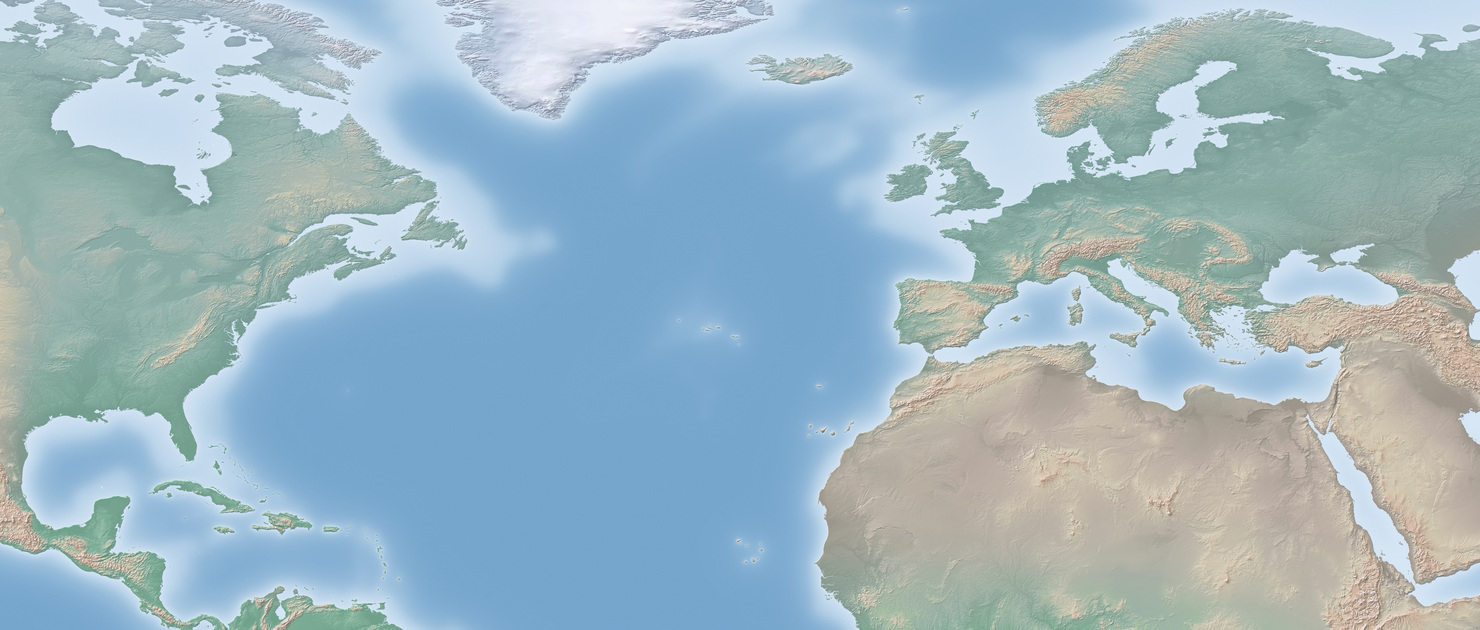
#> input picture catalog/maps/natural_earth_hypso_relief_water.jpg, 1480 x 630 px
$ python build_documentary_map_v1.py --plans
#> lines starting #> are read from the running program, lines starting #| are printed output that depends on the picture
#!/usr/bin/env python3
"""Author and render reusable native Chronon documentary map scenes.

The map base is Natural Earth's checked-in relief plate. Country borders,
route strokes, arrowheads, pins, labels, and their motion are native Chronon
RenderPlan layers. Geographic coordinates use the shared plate projection
(-100..50 longitude, 8..72 latitude), so every overlay follows the same map
camera transform.

Usage:
  python3 ChrononTemplate/tools/build_documentary_map_v1.py --plans
  python3 ChrononTemplate/tools/build_documentary_map_v1.py --render
"""
from __future__ import annotations

import argparse
import json
import math
import os
import subprocess
from pathlib import Path
from typing import Any

from PIL import Image, ImageEnhance

HERE = Path(__file__).resolve().parent
TEMPLATE = HERE.parent
WORKSPACE = TEMPLATE.parent
CHRONON = WORKSPACE / "Chronon3d"
CATALOG = TEMPLATE / "catalog"
OUT = TEMPLATE / "out/documentary_map_v1"
PLANS = TEMPLATE / "golden_plans/documentary_map_v1"
CLI_CANDIDATES = [
    CHRONON / "build/chronon/linux-video-fast-dev/apps/chronon3d_cli/chronon3d_cli",
    CHRONON / "build/chronon/linux-release-validation/apps/chronon3d_cli/chronon3d_cli",
]
CLI = Path(os.environ.get("CHRONON_CLI", str(
    next((p for p in CLI_CANDIDATES if p.is_file()), CLI_CANDIDATES[-1]))))
W, H, FPS, FRAMES = 1920, 1080, 30, 150
MAP_W, MAP_H = 1480, 630
MAP_X, MAP_Y = (W - MAP_W) / 2, (H - MAP_H) / 2
EXTENT = (-100.0, 50.0, 8.0, 72.0)  # west, east, south, north
FONT = "Chronon3d/assets/fonts/Inter-Bold.ttf"
PAPER = "#EEE9DB"
INK = "#142332"
MUTED = "#64717A"
AMBER = "#F3B85B"
CYAN = "#71D8D0"


def rgba(value: str, alpha: float = 1.0) -> list[float]:
    value = value.lstrip("#")
    return [int(value[i:i + 2], 16) / 255.0 for i in (0, 2, 4)] + [alpha]


# [157 lines left out: functions track, geo_xy, layer_map_motion, apply_motion, map_base, layer_pos and 3 more, not called in this run]


def country_paths(country: str = "France") -> list[list[tuple[float, float]]]:
    data = json.loads((CATALOG / "ne_50m_admin_0_countries.geojson").read_text())
    feature = next(f for f in data["features"]
                   if f["properties"].get("ADMIN") == country)
    geom = feature["geometry"]
    polygons = geom["coordinates"] if geom["type"] == "MultiPolygon" else [geom["coordinates"]]
    result = []
    for polygon in polygons:
        ring = polygon[0]
        if not ring:
            continue
        mean_lon = sum(p[0] for p in ring) / len(ring)
        mean_lat = sum(p[1] for p in ring) / len(ring)
        # This scene focuses on metropolitan France and Corsica.
        if not (-6.0 <= mean_lon <= 10.0 and 41.0 <= mean_lat <= 52.0):
            continue
        projected = [geo_xy(float(lon), float(lat)) for lon, lat in ring
                     if EXTENT[0] <= lon <= EXTENT[1] and EXTENT[2] <= lat <= EXTENT[3]]
        simplified = douglas_peucker(projected, 2.0)
        if len(simplified) > 3:
            result.append(simplified)
    return result


# [45 lines left out: functions segment_layer, append_boundary_segments, not called in this run]


def country_focus_plan() -> dict:
    france = country_paths()
    focus = geo_xy(2.2, 46.4)
    motion = layer_map_motion(focus, 2.05, 76)
    layers = map_base(motion, "01   /   A country takes shape through its borders.")
    append_boundary_segments(layers, france, "france-border", 58, 44,
                             focus, 2.05, 76)
    p = geo_xy(2.3522, 48.8566)
    layers.append(attach_geo({"id": "paris-marker", "type": "shape", "size": [22, 22],
                   "position": p, "start_frame": 0, "duration_frames": FRAMES,
                   "shape": {"type": "ellipse", "fill": rgba(AMBER),
                             "stroke": {"color": "#FFF0CB", "width": 3}},
                   "animation": {"tracks": [track("opacity", [(0, 0), (92, 0), (105, 1), (149, 1)])]}},
                   p, 2.05, 78, focus))
    layers.append(attach_geo(layer_pos("paris-label", p, "PARIS", PAPER, 101, 24),
                             p, 2.05, 78, focus))
    return base_plan("documentary_map_country_focus_v1", layers)


# [58 lines left out: functions route_plan, camera_shot_plan, base_plan, not called in this run]


def prepare_map_plate() -> Path:
    target = TEMPLATE / "assets/documentary_map_v1/map_plate.png"
    target.parent.mkdir(parents=True, exist_ok=True)
    source = Image.open(CATALOG / "maps/natural_earth_hypso_relief_water.jpg").convert("RGB")
#> source is the input picture: PIL image 1480x630 RGB; mean R, G, B 157.8, 183.3, 195.2
    # Slightly lower saturation and warm the plate to make the luminous linework read.
    source = ImageEnhance.Color(source).enhance(0.74)
    tint = Image.new("RGB", source.size, (230, 221, 197))
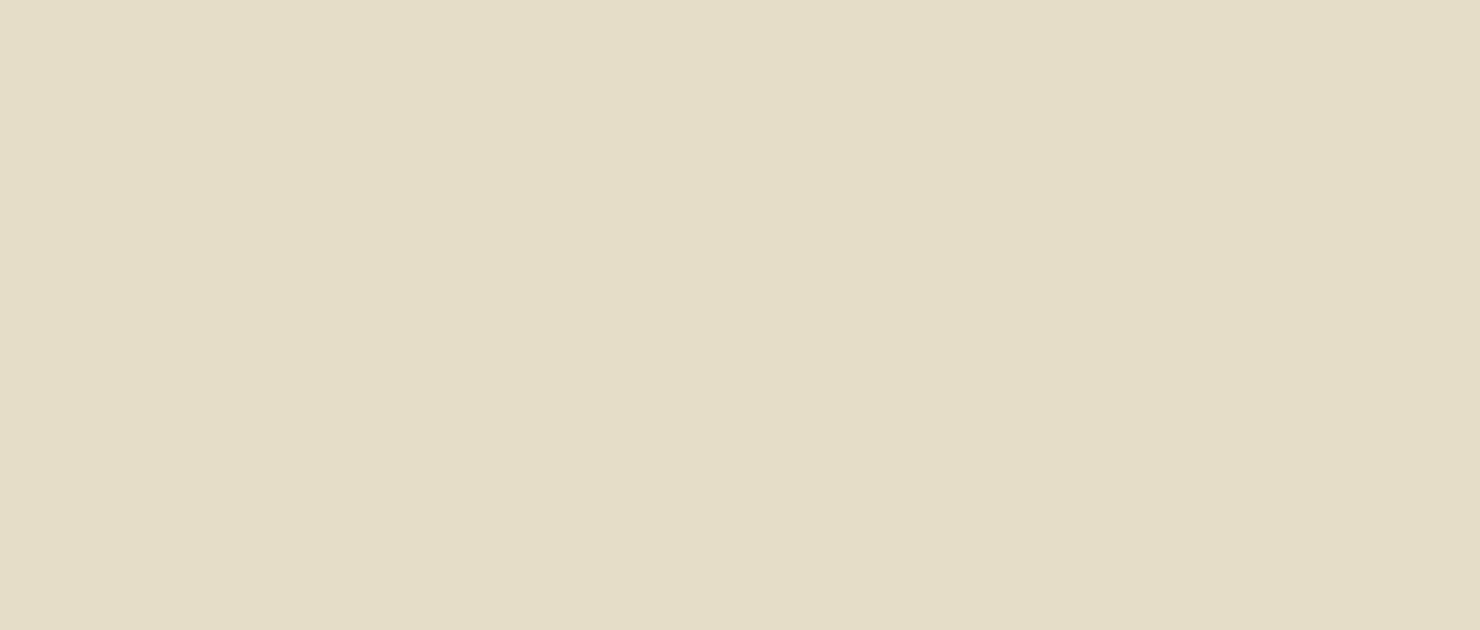
#> tint: PIL image 1480x630 RGB; mean R, G, B 230, 221, 197
    source = Image.blend(source, tint, 0.11)
    source.save(target, optimize=True)
    return target


def build_plans() -> list[Path]:
    prepare_map_plate()
    PLANS.mkdir(parents=True, exist_ok=True)
    plans = [country_focus_plan(), route_plan(), camera_shot_plan()]
    paths = []
    for plan in plans:
        path = PLANS / f"{plan['job_id']}.plan.json"
        path.write_text(json.dumps(plan, indent=2, ensure_ascii=False) + "\n")
        paths.append(path)
    return paths


# [30 lines left out: function render, not called in this run]


def main() -> int:
    parser = argparse.ArgumentParser(description=__doc__)
    group = parser.add_mutually_exclusive_group(required=True)
    group.add_argument("--plans", action="store_true", help="write the reusable RenderPlan examples")
    group.add_argument("--render", action="store_true", help="write plans and render all 5-second examples")
    args = parser.parse_args()
    if args.render:
        for path in render():
            print(path)
    else:
        for path in build_plans():
            print(path)
    return 0


if __name__ == "__main__":
#> (the run stopped early here; a loop or call above may not have finished)
